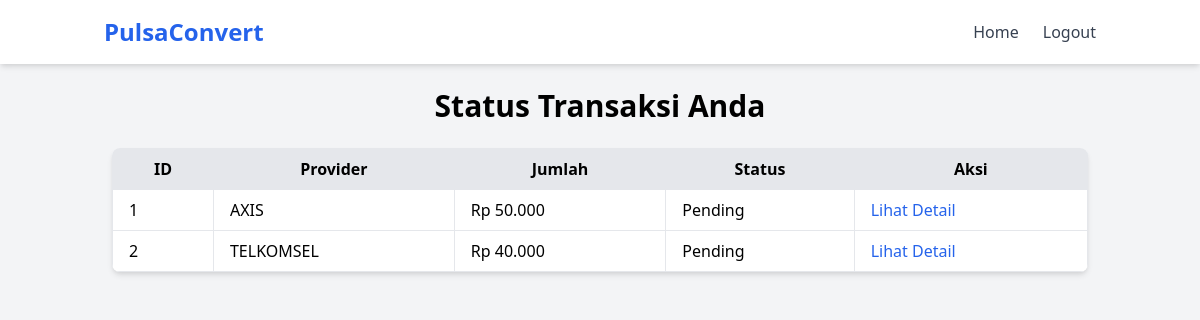
The app's page /status.php (signed in) with its own data.
### tables this page shows
CREATE TABLE `transactions` (
  `id` int(11) NOT NULL,
  `user_id` int(11) NOT NULL,
  `provider` varchar(255) NOT NULL,
  `amount` decimal(10,2) NOT NULL,
  `sender_phone` varchar(15) NOT NULL,
  `receiver_phone` varchar(15) NOT NULL,
  `account` varchar(255) DEFAULT NULL,
  `ewallet` varchar(255) DEFAULT NULL,
  `rate` decimal(10,4) NOT NULL,
  `result` decimal(10,2) NOT NULL,
  `payment_proof` varchar(255) NOT NULL,
  `status` enum('Pending','Completed','Cancelled') DEFAULT 'Pending',
  `created_at` timestamp NOT NULL DEFAULT current_timestamp()
);

### status.php (the view, shortened to what this page needs)
<?php
include 'db.php';
$userId = $_SESSION['user_id'];
$stmt = $pdo->prepare("SELECT * FROM transactions WHERE user_id = ?");
$stmt->execute([$userId]);
$transactions = $stmt->fetchAll();
?>
<!DOCTYPE html>
<html lang="en">
<head>
    <link href="https://cdn.jsdelivr.net/npm/tailwindcss@2.2.19/dist/tailwind.min.css" rel="stylesheet">
</head>
<body class="bg-gray-100 font-roboto">
    <nav class="bg-white shadow-md">
        <div class="container mx-auto px-4 py-4 flex justify-between items-center">
            <a class="text-2xl font-bold text-blue-600" href="dashboard.php">PulsaConvert</a>
            <ul class="flex space-x-6">
                <li><a href="dashboard.php" class="text-gray-700 hover:text-blue-600">Home</a></li>
                <li><a href="logout.php" class="text-gray-700 hover:text-blue-600">Logout</a></li>
            </ul>
        </div>
    </nav>
    <div class="container mx-auto p-6">
        <h1 class="text-3xl font-bold mb-6 text-center">Status Transaksi Anda</h1>
        <div class="overflow-x-auto bg-white rounded-lg shadow-md">
            <table class="min-w-full">
                <thead class="bg-gray-200">
                    <tr>
                        <th class="border px-4 py-2">ID</th>
                        <th class="border px-4 py-2">Provider</th>
                        <th class="border px-4 py-2">Jumlah</th>
                        <th class="border px-4 py-2">Status</th>
                        <th class="border px-4 py-2">Aksi</th>
                    </tr>
                </thead>
                <tbody>
                    <?php foreach ($transactions as $transaction): ?>
                    <tr class="hover:bg-gray-100">
                        <td class="border px-4 py-2"><?= htmlspecialchars($transaction['id']) ?></td>
                        <td class="border px-4 py-2"><?= htmlspecialchars($transaction['provider']) ?></td>
                        <td class="border px-4 py-2">Rp <?= number_format($transaction['amount'], 0, ',', '.') ?></td>
                        <td class="border px-4 py-2"><?= htmlspecialchars($transaction['status']) ?></td>
                        <td class="border px-4 py-2">
                            <a href="transaction_detail.php?id=<?= $transaction['id'] ?>" class="text-blue-600">Lihat Detail</a>
                        </td>
                    </tr>
                    <?php endforeach; ?>
                </tbody>
            </table>
        </div>
    </div>
</body>
</html>

### records on screen
transactions: id "1", provider "AXIS", amount "50.000", status "Pending"
transactions: id "2", provider "TELKOMSEL", amount "40.000", status "Pending"
